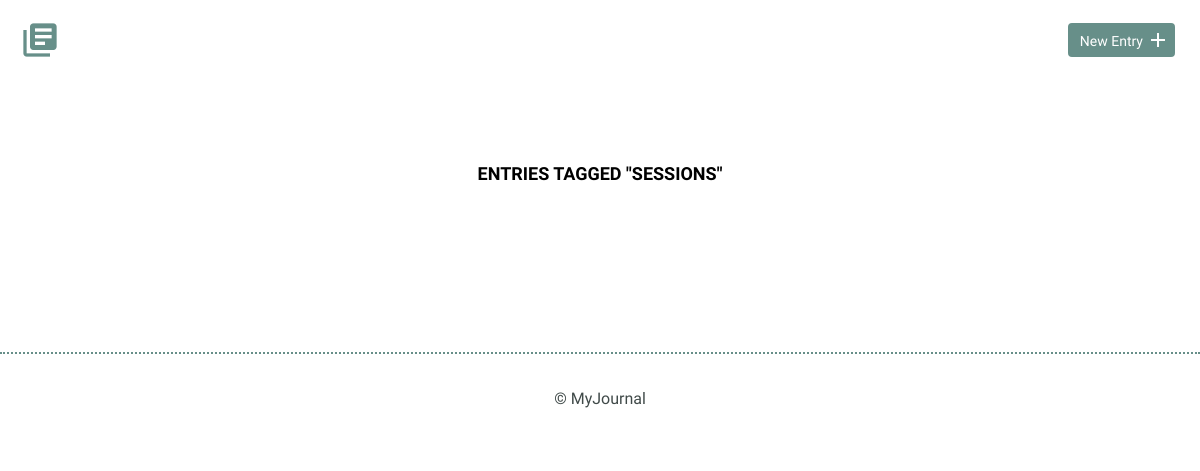
Before: /index.php?tag=sessions with the older database file.
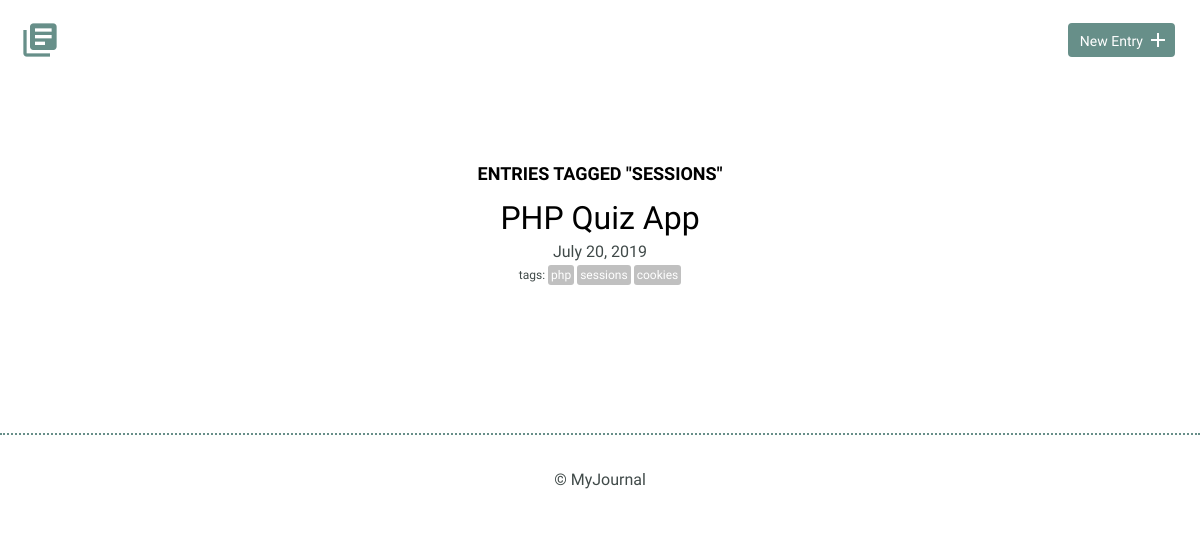
After: the same page with the newer database file.
### tables this page shows
CREATE TABLE "entries" (
	"id"	INTEGER NOT NULL PRIMARY KEY AUTOINCREMENT UNIQUE,
	"title"	TEXT,
	"date"	TEXT,
	"time_spent"	INTEGER,
	"learned"	BLOB,
	"resources"	BLOB
);

### index.php (the view, shortened to what this page needs)
<?php
require_once("database.php");
if (isset($_GET["tag"])) {
	try {
		$results = $db->prepare('select entries.id, title, date from entries
							    join entries_tags on entries.id = entries_tags.entry_id
							    join tags on entries_tags.tag_id = tags.id
							    where tag = ?');
		$results->bindParam(1, $_GET["tag"]);
		$results->execute();
	} catch(Exception $e) {
		echo $e->getMessage();
		die();
	}
}
$entries = $results->fetchAll(PDO::FETCH_ASSOC);
?>
<!DOCTYPE html>
<html>
    <head>
        <link rel="stylesheet" href="css/normalize.css">
        <link rel="stylesheet" href="css/site.css">
    </head>
    <body>
		<?php include "inc/header.php"; ?>
        <section>
            <div class="container">
                <div class="entry-list">
					<?php
					if (isset($_GET["tag"])) {
						echo '<h3 style="text-align: center">Entries tagged "' . $_GET["tag"] . '"</h3><br>';
					}
					foreach($entries as $entry) {
						$fullDate = date('F j, Y', strtotime($entry['date']));
						try {
							$results = $db->prepare('select tag, tags.id from entries
												   join entries_tags on entries.id = entries_tags.entry_id
												   join tags on entries_tags.tag_id = tags.id
												   where entries.id = ?');
							$results->bindParam(1, $entry['id']);
							$results->execute();
						} catch(Exception $e) {
							echo $e->getMessage();
							die();
						}
						$tags = $results->fetchAll(PDO::FETCH_ASSOC);
						echo <<<EOT
						<article>
							<h2><a href="detail.php?id={$entry['id']}">{$entry['title']}</a></h2>
							<time datetime="{$entry['date']}">{$fullDate}</time>
EOT;
						if (!empty($tags)) {
							echo '<div class="tag-container"><span class="tag-label">tags:</span>';
							foreach($tags as $tag) {
								echo '<span class="tag"><a href="index.php?tag=' . $tag["tag"] .
								'">' . $tag["tag"] . '</a></span>';
							}
							echo('</div>');
						}
						echo '</article>';
					}
					?>
                </div>
            </div>
        </section>
        <?php include "inc/footer.php"; ?>
    </body>
</html>

Changed rows visible on the page:
added entries: title "PHP Quiz App", date "July 20, 2019", tag "php", tag "sessions", tag "cookies"
